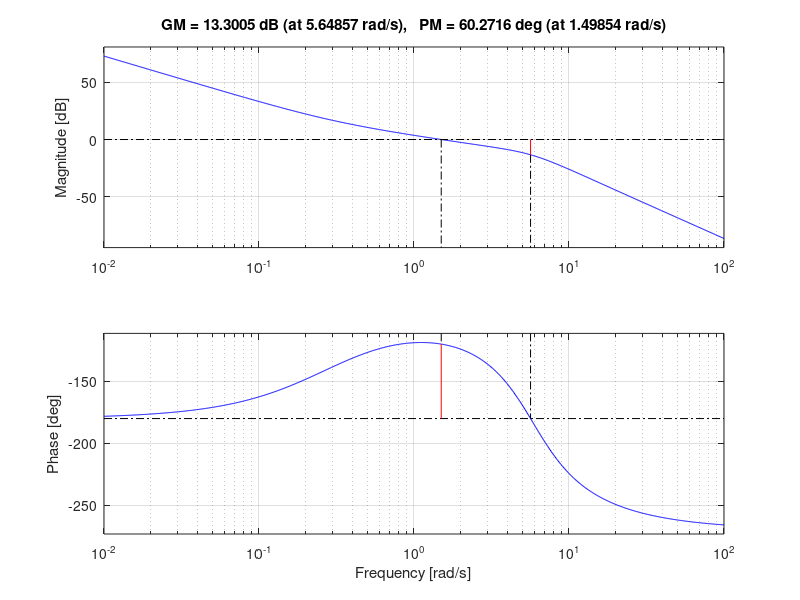

MATLAB code for this plot: (Note: this script raises an error after producing the figure.)
%%
V = 20; %volt
Kt = 0.46; % Nm/A
Kb = Kt; % Nm/A
R = 0.76; %ohm
L = 0;
J = 0.07; 
c = 0.5;
ca = 0.1;
cn = 0.075;
m = 0.8;
l = 0.3;

Wmax = 2*pi;
Wmax_dot = Wmax/0.2; 
Tmax = J*Wmax_dot+ca*(30/3.6)^2+c*Wmax+m*l*25;

% N=1, n=0.98
subplot(2,2,1)
N=1;n=0.98;
Wm_free = V/Kb;
WL_free = (1/N)*Wm_free;
WL = linspace(0,WL_free,1000);
TL = (Kt*n*N/(R))*(V-(Kt*N*WL))
plot(WL,TL,'LineWidth',2)
hold on
%plot(Wmax, Tmax, 'x')
title('N=1, n=0.98')
xlabel('w [rad/sec]')
ylabel('T [N*m]')
xlim([0, 45])
ylim([0, 80])
grid on

% N=3, n=0.95
subplot(2,2,2)
N=3;n=0.95;
Wm_free = V/Kb;
WL_free = (1/N)*Wm_free;
WL = linspace(0,WL_free,1000);
TL = (Kt*n*N/(R))*(V-(Kt*N*WL))
plot(WL,TL,'LineWidth',2)
hold on
%plot(Wmax, Tmax, 'x')
title('N=3, n=0.95')
xlabel('w [rad/sec]')
ylabel('T [N*m]')
xlim([0, 45])
ylim([0, 80])
grid on

% N=5, n=0.9
subplot(2,2,3)
N=5;n=0.9;
Wm_free = V/Kb;
WL_free = (1/N)*Wm_free;
WL = linspace(0,WL_free,1000);
TL = (Kt*n*N/(R))*(V-(Kt*N*WL))
plot(WL,TL,'LineWidth',2)
hold on
%plot(Wmax, Tmax, 'x')
title('N=5, n=0.9')
xlabel('w [rad/sec]')
ylabel('T [N*m]')
xlim([0, 45])
ylim([0, 80])
grid on

% N=7, n=0.88
subplot(2,2,4)
N=7;n=0.88;
Wm_free = V/Kb;
WL_free = (1/N)*Wm_free;
WL = linspace(0,WL_free,1000);
TL = (Kt*n*N/(R))*(V-(Kt*N*WL))
plot(WL,TL,'LineWidth',2)
hold on
%plot(Wmax, Tmax, 'x')
title('N=7, n=0.88')
xlabel('w [rad/sec]')
ylabel('T [N*m]')
xlim([0, 45])
ylim([0, 80])
grid on

%% working with N=3, n=0.95
% find a working point

N=3;n=0.95;

for V = [20 15 10 5]
    Wm_free = V/Kb;
    WL_free = (1/N)*Wm_free;
    WL = linspace(0,WL_free,1000);
    TL = (Kt/(R))*(V-(Kt*N*WL));
    plot(WL,TL,'LineWidth',2)
    hold on
end
WL = linspace(0,15,1000);
plot(WL,c*WL,'LineWidth',2)
title('N=3, n=0.95')
xlabel('w [rad/sec]')
ylabel('T [N*m]')
ylim([0, 20])
grid on

%% find open loop transfer function
%clear all
%syms R J c cn Kt N n Kb
s = tf('s');
V = 20; %volt
Kt = 0.46; % Nm/A
Kb = Kt; % Nm/A
R = 0.76; %ohm
L = 0;
J = 0.07; 
c = 0.5;
ca = 0.1;
cn = 0.075;
m = 0.8;
l = 0.3;
N=3;n=0.95;

P1 = 1/(R);
P2 = 1/(J*s^2+c*s+cn);

%Peq = ((P1*P2*Kt*N*n)/(1+Kb*N*P1*P2*Kt*N*n))*(1/s);
Pol = ((Kt*N*n)/(J*R))/(s^3+(R*c)/(J*R)*s^2+(1/(J*R)*(Kb*Kt*n*N^2)*s)) 
margin(Pol)

Kp = 2;
Ti = 3.4;
C_PI = Kp*(1+(1/(Ti*s)));
margin(C_PI*Pol)
%rlocus(C_PI*Pol)

t = out.theta.time;
theta = out.theta.signals.values;
plot(t, theta,'LineWidth', 2)
xlabel('time [sec]')
ylabel('theta [rad]')
%hold on
grid on

t = out.u.time;
u = out.u.signals.values;
plot(t, u,'LineWidth', 2)
xlabel('time [sec]')
ylabel('voltage [volt]')
%hold on
grid on

t = out.TL_sim.time;
TL_sim = out.TL_sim.signals.values;
%plot(t, TL_sim,'LineWidth', 2)
%xlabel('time [sec]')
%ylabel('TL [Nm]')
%hold on
grid on

t = out.WL_sim.time;
WL_sim = out.WL_sim.signals.values;
%plot(t, WL_sim,'LineWidth', 2)
%xlabel('time [sec]')
%ylabel('WL [rad/sec]')
%hold on
grid on

maxTL = max(TL_sim)
maxWL = max(WL_sim)

N=3;n=0.95;
Wm_free = V/Kb;
WL_free = (1/N)*Wm_free;
WL = linspace(0,WL_free,1000);
TL = (Kt*n*N/(R))*(V-(Kt*N*WL))
plot(WL,TL,'LineWidth',2)
hold on
plot(maxWL, maxTL,'o')
title('N=3, n=0.95')
xlabel('WL [rad/sec]')
ylabel('TL [N*m]')
xlim([0, 45])
ylim([0, 80])
grid on
hold off
